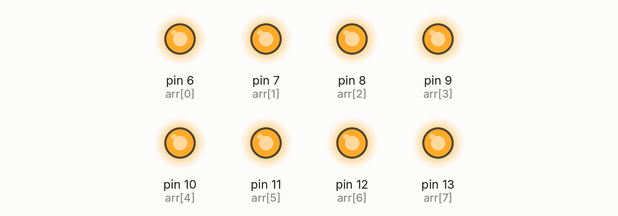
Recording of a sketch running on a simulated Arduino Uno, built with avr-gcc and run on an emulated ATmega328P. On the bench: output pins drawn as LEDs (lit = HIGH).

Above: at 1.7 s.
At 4.4 s:
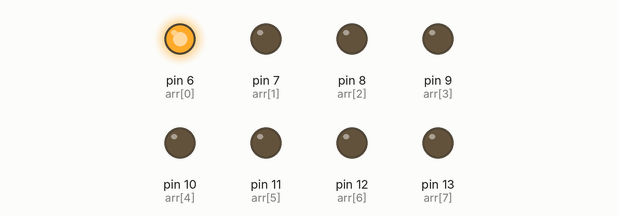
At 5.9 s:
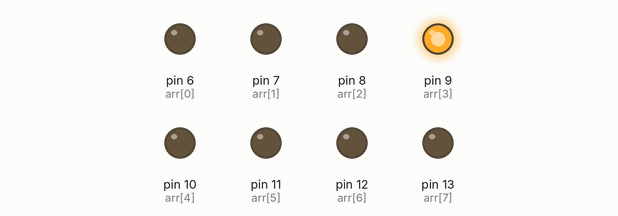
At 10.4 s:
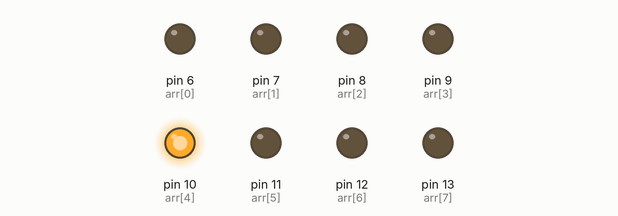
At 14.9 s:
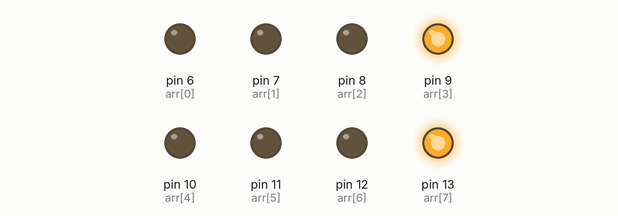
At 19.5 s:
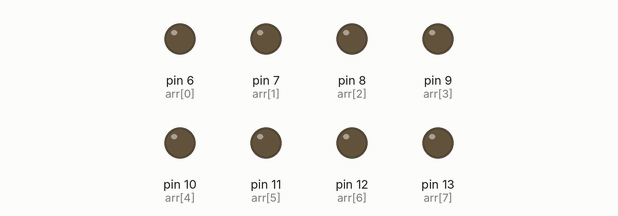
Timing chart, 0 to 20.4 s (numbered marks = the images above):
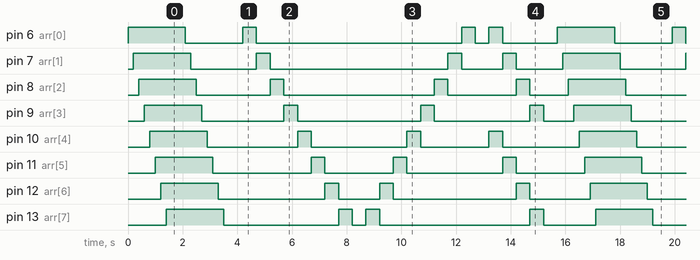

The sketch:

Blink.ino
```cpp
int arr[] = {6, 7, 8, 9, 10, 11, 12, 13};
void setup() {
  for (int i = 0; i < 8; i++)
  {
    pinMode(arr[i], OUTPUT);
  }
}
void loop() {
  for (int i = 0; i < 8; i++)
  {
    digitalWrite(arr[i], HIGH);
    delay(200);
  }
  delay(500);
  for (int i = 0; i < 8; i++)
  {
    digitalWrite(arr[i], LOW);
    delay(200);
  }
  delay(500);
  for (int i = 0; i < 8; i++)
  {
    digitalWrite(arr[i], HIGH);
    delay(500);
    digitalWrite(arr[i], LOW);
  }
  delay(500);
  for (int i = 0; i < 8; i++)
  {
    digitalWrite(arr[7 - i], HIGH);
    delay(500);
    digitalWrite(arr[7 - i], LOW);
  }
  delay(500);
  for (int i = 0; i < 4; i++)
  {
    digitalWrite(arr[i], HIGH);
    digitalWrite(arr[i+4], HIGH);
    delay(500);
    digitalWrite(arr[i], LOW);
    digitalWrite(arr[i+4], LOW);
  }
  delay(500);
}
```

Measured:
- by itself, pin 6 (arr[0]): repeats every 15.7 s: LOW 2.1 s, HIGH 0.50 s, LOW 7.5 s, HIGH 0.50 s, LOW 0.50 s, HIGH 0.50 s, LOW 2.0 s, HIGH 2.1 s
- by itself, pin 7 (arr[1]): repeats every 15.7 s: LOW 2.4 s, HIGH 0.50 s, LOW 6.5 s, HIGH 0.50 s, LOW 1.5 s, HIGH 0.50 s, LOW 1.7 s, HIGH 2.1 s
- by itself, pin 8 (arr[2]): repeats every 15.7 s: LOW 2.7 s, HIGH 0.50 s, LOW 5.5 s, HIGH 0.50 s, LOW 2.5 s, HIGH 0.50 s, LOW 1.4 s, HIGH 2.1 s
- by itself, pin 9 (arr[3]): repeats every 15.7 s: LOW 3.0 s, HIGH 0.50 s, LOW 4.5 s, HIGH 0.50 s, LOW 3.5 s, HIGH 0.50 s, LOW 1.1 s, HIGH 2.1 s
- by itself, pin 10 (arr[4]): repeats every 15.7 s: LOW 3.3 s, HIGH 0.50 s, LOW 3.5 s, HIGH 0.50 s, LOW 2.5 s, HIGH 0.50 s, LOW 2.8 s, HIGH 2.1 s
- by itself, pin 11 (arr[5]): repeats every 15.7 s: LOW 3.6 s, HIGH 0.50 s, LOW 2.5 s, HIGH 0.50 s, LOW 3.5 s, HIGH 0.50 s, LOW 2.5 s, HIGH 2.1 s
- by itself, pin 12 (arr[6]): repeats every 15.7 s: LOW 3.9 s, HIGH 0.50 s, LOW 1.5 s, HIGH 0.50 s, LOW 4.5 s, HIGH 0.50 s, LOW 2.2 s, HIGH 2.1 s
- by itself, pin 13 (arr[7]): repeats every 15.7 s: LOW 4.2 s, HIGH 0.50 s, LOW 0.50 s, HIGH 0.50 s, LOW 5.5 s, HIGH 0.50 s, LOW 1.9 s, HIGH 2.1 s
